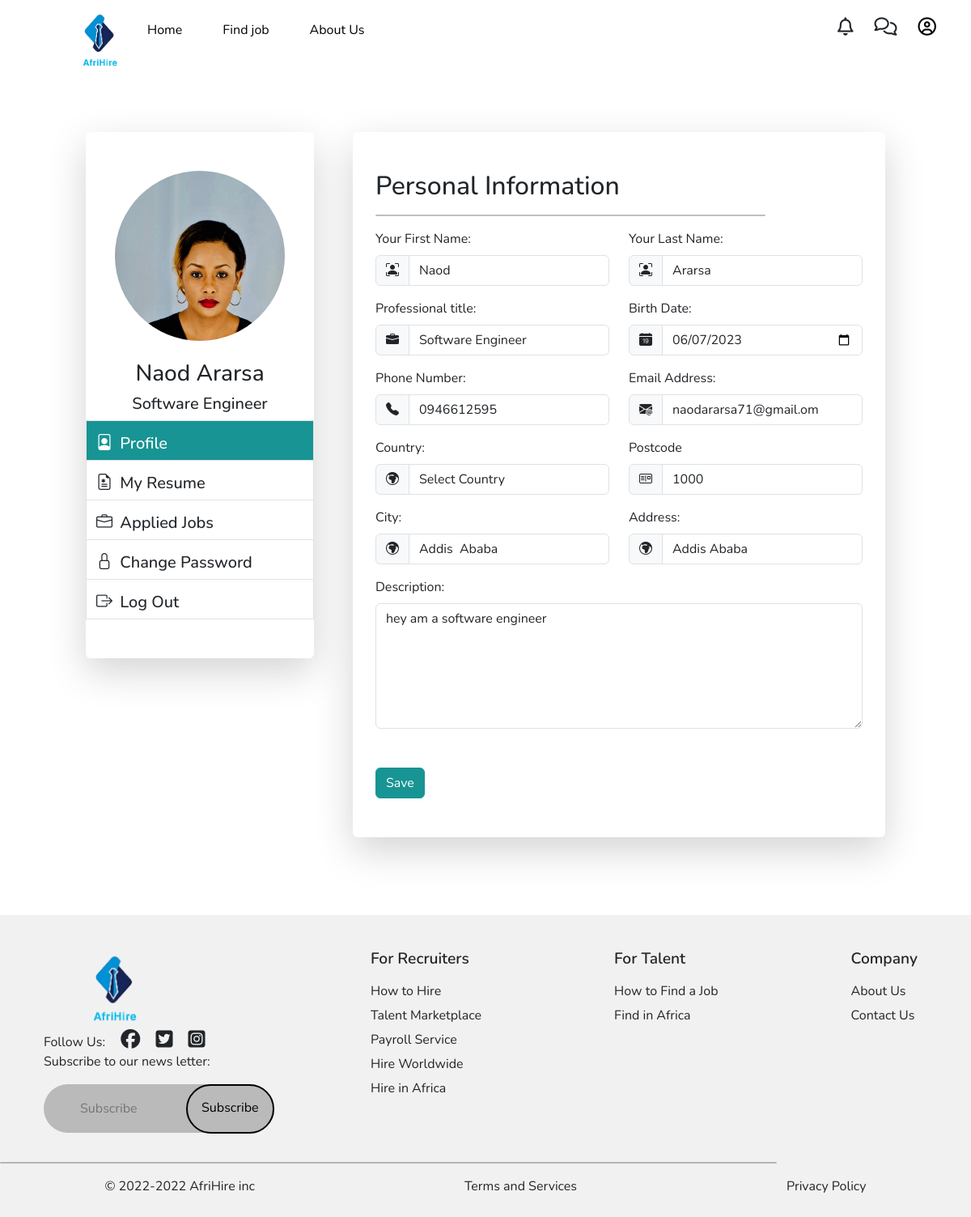
/profile.php (signed in), run on the app's committed database.
### tables this page shows
CREATE TABLE `job_seeker` (
  `job_seeker_id` int NOT NULL,
  `first_name` varchar(60) NOT NULL,
  `last_name` varchar(60) NOT NULL,
  `date_of_birth` date NOT NULL,
  `gender` char(1) NOT NULL,
  `email` varchar(60) NOT NULL,
  `recovery_email` varchar(60) NOT NULL,
  `password` varchar(100) NOT NULL,
  `phone_number` varchar(20) NOT NULL,
  `country` varchar(60) NOT NULL,
  `professional_title` varchar(255) DEFAULT NULL,
  `postcode` int DEFAULT NULL,
  `city` varchar(60) DEFAULT NULL,
  `address` varchar(60) DEFAULT NULL,
  `description` varchar(1000) DEFAULT NULL,
  `profile_picture_url` varchar(255) DEFAULT NULL,
  `resume_url` varchar(255) DEFAULT NULL
);

### public/profile.php (the view, shortened to what the rows shown need)
<?php
require_once '../src/model/ProfilePictureModel.php';
require_once '../src/model/JobSeeker.php';
$profilePicture = new ProfilePictureModel();
$jobSeeker = new JobSeeker($_SESSION['id']);
$path = $profilePicture->fetchPicture($jobSeeker) ?? null;
$uploadsDir = "uploads/";
$uploadsPos = strrpos($path, $uploadsDir);
if ($uploadsPos !== false) {
    $src = substr($path, $uploadsPos);
}
$jobSeeker->fetchProfile();
$firstName = $jobSeeker->getPersonalInfo()->getFirstName();
$lastName = $jobSeeker->getPersonalInfo()->getLastName();
$professionalTitle = $jobSeeker->getPersonalInfo()->getProfessionalTitle();
$phoneNumber = $jobSeeker->getPersonalInfo()->getPhoneNumber();
$email = $jobSeeker->getPersonalInfo()->getEmail();
$country = $jobSeeker->getPersonalInfo()->getCountry();
$postcode = $jobSeeker->getPersonalInfo()->getPostCode();
$city = $jobSeeker->getPersonalInfo()->getCity();
$address = $jobSeeker->getPersonalInfo()->getAddress();
$description = $jobSeeker->getPersonalInfo()->getDescription();
?>
<!DOCTYPE html>
<html lang="en">
<head>
    <link rel="stylesheet" href="https://cdnjs.cloudflare.com/ajax/libs/font-awesome/4.7.0/css/font-awesome.min.css">
    <link href="https://cdn.jsdelivr.net/npm/bootstrap@5.3.0-alpha2/dist/css/bootstrap.min.css" rel="stylesheet">
    <link rel="stylesheet" href="https://cdn.jsdelivr.net/npm/bootstrap-icons@1.10.3/font/bootstrap-icons.css">
    <link rel="stylesheet" href="css/profilestyle.css">
    <link rel="stylesheet" href="css/error-style.css">
</head>
<body>
    <main>
        <div class="container-fluid px-5 mt-5 mb-5">
            <div class="row pb-5 gap-5 justify-content-center">
                <div class="col-md-3">
                    <div class="row shadow-lg rounded  pb-5">
                        <div class="col pt-5 pd-b-5">
                            <div class="profile-container">
                                <div class="profile-image-container d-flex flex-column">
                                    <?php
                                    if (isset($src)) {
                                        echo '<img class="img-fluid profile-image" src="' . $src . '" alt="profile-image">';
                                    } else {
                                        echo '<img class="img-fluid profile-image" src="uploads/jobseeker-profile/initail.png" alt="proflile-image">';
                                    }
                                    ?>
                                </div>
                                <div class="name-container text-center mt-4">
                                    <p class="name h3"><?= $firstName . " " . $lastName; ?></p>
                                </div>
                                <div class="occupation-container">
                                    <p class="occupation text-center h5">
                                        <?php
                                        if (isset($professionalTitle)) {
                                            echo $professionalTitle;
                                        } else {
                                            echo "-";
                                        }
                                        ?>
                                    </p>
                                </div>
                            </div>
                        </div>
                    </div>
                </div>
                <div class="col-md-7 profile shadow-lg px-3 py-5 rounded opt is-visible">
                    <div class="container">
                        <form action="../src/controller/profileController.php" method="POST">
                            <div class="row">
                                <div class="col-md-6">
                                    <div class="input-group">
                                        <span class="input-group-text">
                                            <i class="bi bi-person-bounding-box"></i>
                                        </span>
                                        <input type="text" name="firstname" class="form-control" id="name" placeholder="e.g Naod Ararsa" value="<?= $firstName; ?>">
                                    </div>
                                </div>
                                <div class="col-md-6">
                                    <div class="input-group">
                                        <span class="input-group-text">
                                            <i class="bi bi-person-bounding-box"></i>
                                        </span>
                                        <input type="text" name="lastname" class="form-control" id="name" placeholder="e.g Naod Ararsa" value="<?= $lastName; ?>">
                                    </div>
                                </div>
                                <div class="col-md-6 mt-3">
                                    <div class="input-group">
                                        <span class="input-group-text">
                                            <i class="bi bi-briefcase-fill"></i>
                                        </span>
                                        <input type="text" name="professional-title" class="form-control" id="title" placeholder="e.g Software Engineer" value="<?= $professionalTitle; ?>">
                                    </div>
                                </div>
                                <div class="col-md-6 mt-3">
                                    <div class="input-group">
                                        <span class="input-group-text">
                                            <i class="bi bi-telephone-fill"></i>
                                        </span>
                                        <input type="text" name="phone-number" class="form-control" id="phonenumber" placeholder="e.g +555-555-555" value="<?= $phoneNumber ?>">
                                    </div>
                                </div>
                                <div class="col-md-6 mt-3">
                                    <div class="input-group">
                                        <span class="input-group-text">
                                            <i class="bi bi-envelope-at-fill"></i>
                                        </span>
                                        <input type="email" name="email" class="form-control" id="email" placeholder="e.g email@example.com" value="<?= $email; ?>">
                                    </div>
                                </div>
                                <div class="col-md-6 mt-3">
                                    <div class="input-group">
                                        <span class="input-group-text">
                                            <i class="bi bi-globe-europe-africa"></i>
                                        </span>
                                        <select name="country" id="country" class="form-control" data-selected="<?= $country ?>">
                                            <option value="">Select Country</option>
                                        </select>
                                    </div>
                                </div>
                                <div class="col-md-6 mt-3">
                                    <div class="input-group">
                                        <span class="input-group-text">
                                            <i class="bi bi-postcard"></i>
                                        </span>
                                        <input type="text" name="postcode" class="form-control" id="postcode" placeholder="e.g 1000" value="<?= $postcode; ?>">
                                    </div>
                                </div>
                                <div class="col-md-6 mt-3">
                                    <div class="input-group">
                                        <span class="input-group-text">
                                            <i class="bi bi-globe-europe-africa"></i>
                                        </span>
                                        <input type="text" name="city" class="form-control" id="city" placeholder="e.g Addis Ababa" value="<?= $city; ?>">
                                    </div>
                                </div>
                                <div class="col-md-6 mt-3">
                                    <div class="input-group">
                                        <span class="input-group-text">
                                            <i class="bi bi-globe-europe-africa"></i>
                                        </span>
                                        <input type="text" name="address" class="form-control" id="address" placeholder="e.g Addis Ababa" value="<?= $address; ?>">
                                    </div>
                                </div>
                                <div class="col-md-12 mt-3">
                                    <label for="description" class="form-label">Description:</label>
                                    <textarea name="description" name="description" id="description" class="form-control"><?= $description ?></textarea>
                                </div>
                            </div>
                        </form>
                    </div>
                </div>
            </div>
        </div>
    </main>
</body>
</html>

### data on the page
job_seeker: profile_picture_url (picture), first_name "Naod", last_name "Ararsa", professional_title "Software Engineer", firstname "Naod", lastname "Ararsa", professional-title "Software Engineer", phone-number "0946612595", email "naodararsa71@gmail.om", postcode "1000", city "Addis Ababa", address "Addis Ababa", description "hey am a software engineer"
